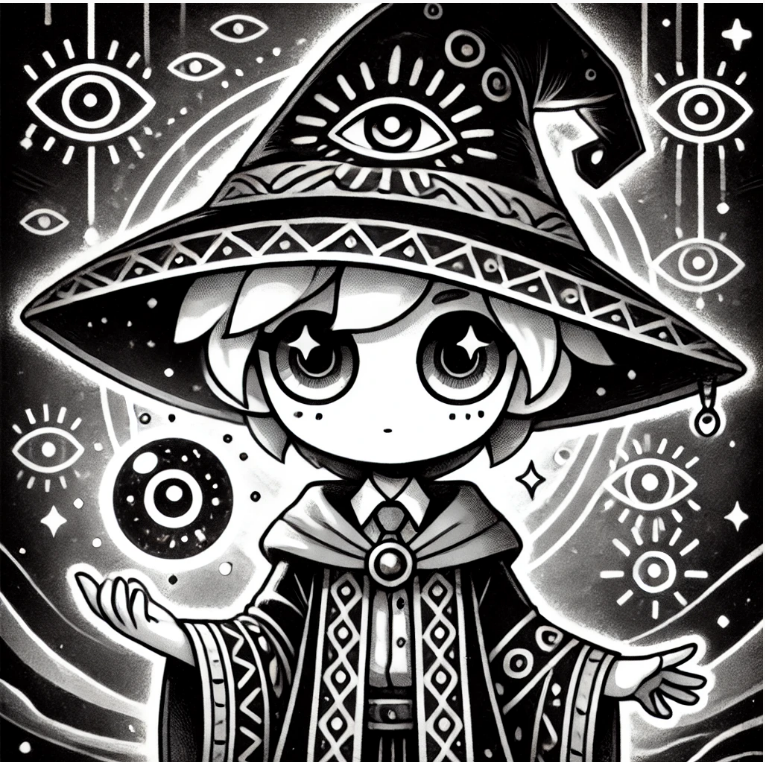
#> input picture img/Captura de tela 2025-03-22 015432.png, 765 x 762 px, given in place of the camera
$ python facecv2.py
#> lines starting #> are read from the running program, lines starting #| are printed output that depends on the picture
import cv2
import numpy as np

# Carregar o classificador Haar Cascade para detecção de rostos
face_cascade = cv2.CascadeClassifier(cv2.data.haarcascades + 'haarcascade_frontalface_default.xml')

# Inicializar a captura de vídeo
cap = cv2.VideoCapture(0)

# Lista para armazenar rostos já registrados (pode ser um array de vetores)
registered_faces = []
registered_names = []

# Criar uma janela para exibir as regiões das faces comparadas
cv2.namedWindow("Regioes Comparadas", cv2.WINDOW_NORMAL)

while True:
    # Capturar um frame do vídeo
    ret, frame = cap.read()
#> frame is the input picture: shape (762, 765, 3); mean B, G, R 105.1, 105.8, 106.9
    gray = cv2.cvtColor(frame, cv2.COLOR_BGR2GRAY)

    # Detectar rostos no frame
    faces = face_cascade.detectMultiScale(gray, 1.1, 4)
#> faces = [[627, 543, 53, 53]]

    for (x, y, w, h) in faces:
        # Cortar a face da imagem
        face_roi = gray[y:y+h, x:x+w]

        match_found = False
        name = ""

        for registered_face, registered_name in zip(registered_faces, registered_names):
            # Usar a comparação de histograma para ver se a face já foi registrada
            hist1 = cv2.calcHist([face_roi], [0], None, [256], [0, 256])
            hist2 = cv2.calcHist([registered_face], [0], None, [256], [0, 256])

            # Comparar os histogramas usando a métrica de correlação
            correlation = cv2.compareHist(hist1, hist2, cv2.HISTCMP_CORREL)

            # Definir um limiar para considerar faces como iguais
            if correlation > 0.9:
                match_found = True
                name = registered_name
                break

        if not match_found:
            # Registrar a nova face
            print("Novo rosto detectado! Digite o nome da pessoa: ")
            name = input()
            registered_faces.append(face_roi)
            registered_names.append(name)

        # Exibir o nome na tela de captura
        cv2.putText(frame, name, (x, y-10), cv2.FONT_HERSHEY_SIMPLEX, 1, (255, 255, 255), 2)

        # Destacar a face com um retângulo
        cv2.rectangle(frame, (x, y), (x + w, y + h), (255, 0, 0), 2)

        # Mostrar a face comparada na janela ao lado
        face_comparison_window = frame.copy()
        cv2.rectangle(face_comparison_window, (x, y), (x + w, y + h), (0, 255, 0), 2)
        face_roi_color = frame[y:y+h, x:x+w]
        cv2.imshow("Regioes Comparadas", face_roi_color)
#> this loop made 1 pass; the answer given on pass 1: img/Captura de tela 2025-03-22 015432.png
#| Novo rosto detectado! Digite o nome da pessoa:
#> pass 1, `face_roi = gray[y:y+h, x:x+w]`:
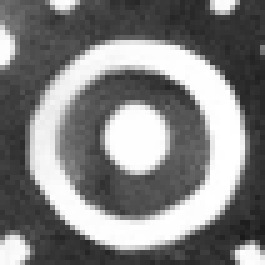
#> face_roi: shape (53, 53) (shown 5 times larger); min 25, max 255, mean 128.8
#> pass 1, `face_roi_color = frame[y:y+h, x:x+w]`:
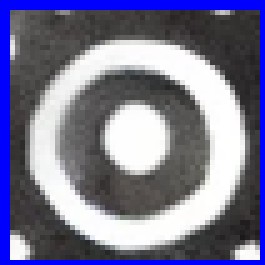
#> face_roi_color: shape (53, 53, 3) (shown 5 times larger); mean B, G, R 145.9, 118.3, 119.4
#> after the loop:
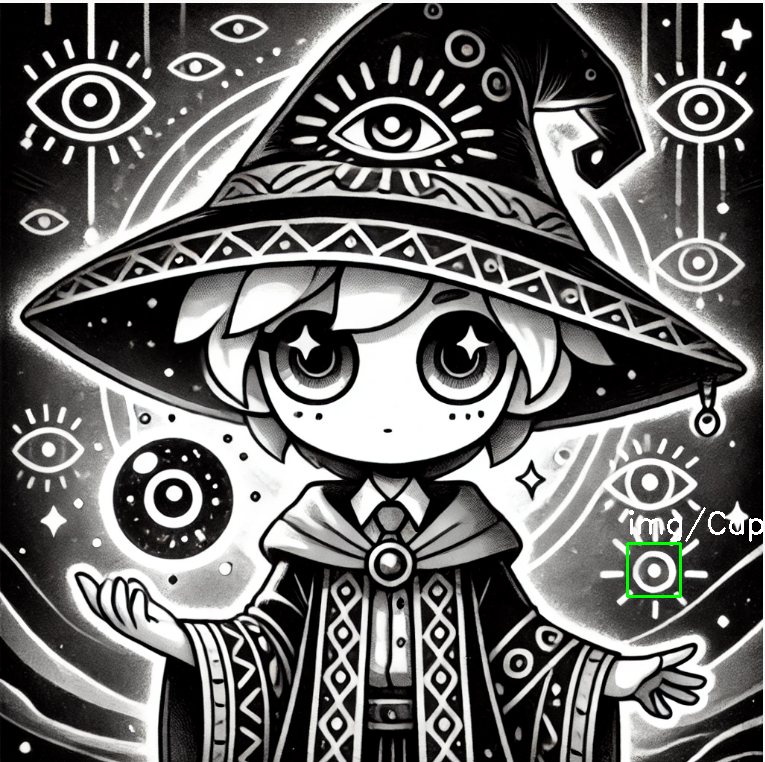
#> face_comparison_window: shape (762, 765, 3); mean B, G, R 105.2, 106.2, 107.1
#> after the loop, registered_faces = 1 item; registered_names = 1 item

    # Exibir o frame com a detecção de rosto
    cv2.imshow('Face Detection', frame)

    if cv2.waitKey(1) & 0xFF == ord('q'):
#> (key q is pressed here)
        break

cap.release()
cv2.destroyAllWindows()
